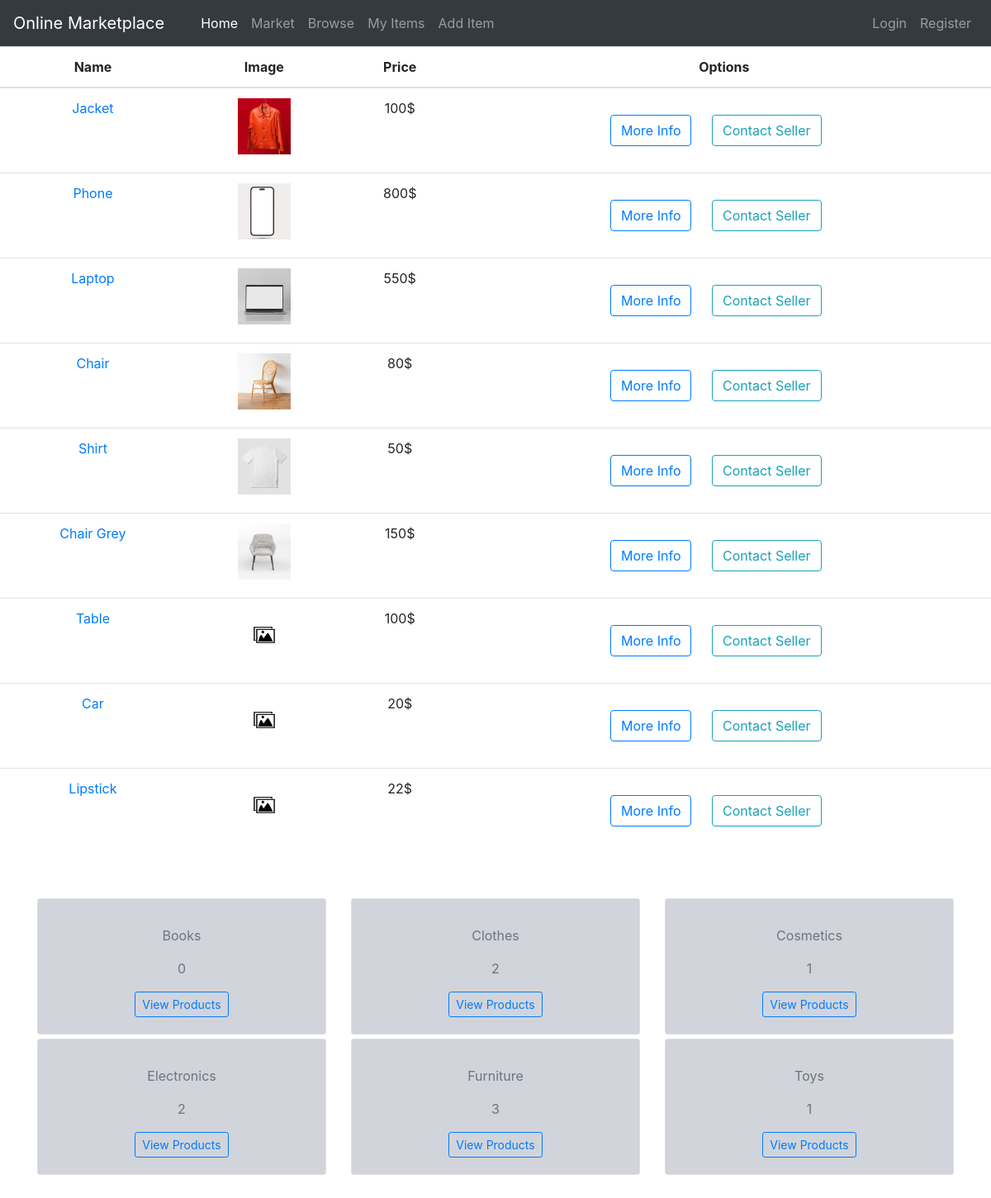
/market/, run on the app's committed database.
### main/models.py (models this page shows, shortened)
class Item(models.Model):
    category = models.ForeignKey(Category, related_name='items', on_delete=models.CASCADE)
    name = models.CharField(max_length=255)
    price = models.IntegerField()
    description = models.CharField(max_length=1024, blank=True, null=True)
    image = models.ImageField(upload_to='item_images', blank=True, null=True)
    is_sold = models.BooleanField(default=False)
    postingDate = models.DateTimeField(auto_now_add=True)
    added_by = models.ForeignKey(User, related_name='items', on_delete=models.CASCADE)
    owner = models.ForeignKey(User, default=None, blank=True, on_delete=models.SET_NULL, null=True)

class Category(models.Model):
    name = models.CharField(max_length=255)
    class Meta:
        ordering = ('name', )
        verbose_name_plural = 'Categories'

### main/views.py (the view)
# urls.py: path('market/', views.itemspage, name='items'),
def itemspage(request):
    if request.method == 'GET':
        items = Item.objects.filter(owner=None)
        categories = Category.objects.all()
        return render(request, template_name='main/items.html', context={'items': items, 'categories': categories})

### main/templates/main/items.html (shortened to what this page needs)
{% extends 'main/base.html' %} {% block title %} Mishi's Items Page {% endblock %} {% block content %}
<table class="table table-hover">
    <thead style="margin: auto;">
        <tr id="table">
            <th scope="col">Name</th>
            <th scope="col">Image</th>
            <th scope="col">Price</th>
            <th scope="col">Options</th>
        </tr>
    </thead>
    <tbody id="table-content">
        {% for item in items %} {% include 'main/includes/items_modals.html' %}
        <tr>
            <td><a href="{% url 'detail' item.id %}">{{ item.name }}</a></td>
            <td>
                {% if item.image %}
                <img alt="image" style="width: 64px;" src="{{ item.image.url }}" />
                {% else %}
                <img alt="image" style="width: 64px;" src="/media/item_images/no_image.png" />
                {% endif %}
            </td>
            <td>{{ item.price }}$</td>
            <td>
                <button type="button" class="btn btn-outline-primary">
                    <a href="{% url 'detail' item.id %}"> More Info</a>
                </button>
                {% if request.user == item.added_by %}
                <a href="{% url 'edit' item.id %}" class="btn btn-outline-info">Edit</a>
                <button type="button" style="margin:20px" class="btn btn-outline-danger" data-toggle="modal" data-target="#Modal-DeleteConfirm{{ item.pk }}">Delete</button>
                {% else %}
                <a href="{% url 'chat:new_chat' item.id %}" class="btn btn-outline-info w-40" style="margin: 20px;">Contact Seller</a>
                {% endif %}
            </td>
        </tr>
        {% endfor %}
    </tbody>
</table>
<div class="container mt-100" id="cards">
    <div class="row">
        {% for category in categories %}
        <div class="col-md-4 col-sm-6" style="margin-top: 5px;">
            <div class="card mb-30">
                <div class="card-body text-center" id="category-cards">
                    <p class="text-muted">{{ category.name }}</p>
                    <p class="text-muted">{{ category.items.count }}</p>
                    <a class="btn btn-outline-primary btn-sm" href="{%url 'browse' %}" data-abc="true">View Products</a>
                </div>
            </div>
        </div>
        {% endfor %}
    </div>
</div>
{% endblock %}

### main/static/css/style.css (style rules this page uses)
html, body { width: 100%; height: 100vh; overflow-x: hidden; margin: 0; }
#cards { margin-top: 50px; margin-bottom: 10px; }
#category-cards { background-color: #D1D4DA; }
#table { text-align: center; }
#table-content { text-align: center; }

### data on the page
Item: name "Jacket", image (picture), price "100", shows "Contact Seller"
Item: name "Phone", image (picture), price "800", shows "Contact Seller"
Item: name "Laptop", image (picture), price "550", shows "Contact Seller"
Item: name "Chair", image (picture), price "80", shows "Contact Seller"
Item: name "Shirt", image (picture), price "50", shows "Contact Seller"
Item: name "Chair Grey", image (picture), price "150", shows "Contact Seller"
Item: name "Table", image (placeholder picture), price "100", shows "Contact Seller"
Item: name "Car", price "20", shows "Contact Seller"
Item: name "Lipstick", price "22", shows "Contact Seller"
Category: name "Books", items.count "0"
Category: name "Clothes", items.count "2"
Category: name "Cosmetics", items.count "1"
Category: name "Electronics", items.count "2"
Category: name "Furniture", items.count "3"
Category: name "Toys", items.count "1"
